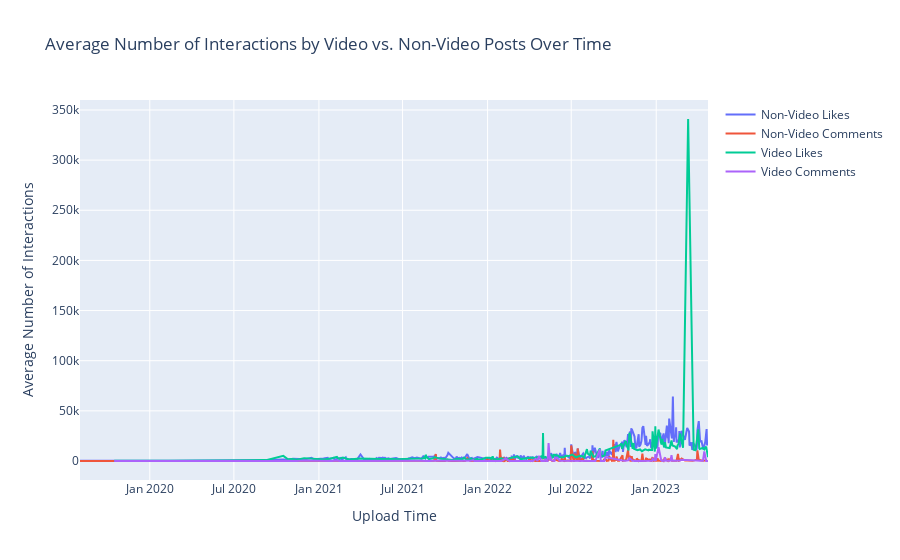

This figure's notebook cell:
### Code cell
interaction_means = df.groupby(['is_video', pd.Grouper(key='upload_time', freq='D')]).mean()[['num_likes', 'num_comments']]
interaction_means = interaction_means.reset_index()
interaction_means['is_video'] = interaction_means['is_video'].apply(lambda x: 'Video' if x else 'Non-Video')

fig = go.Figure()

for post_type in interaction_means['is_video'].unique():
    fig.add_trace(go.Scatter(
        x=interaction_means.loc[interaction_means['is_video']==post_type, 'upload_time'],
        y=interaction_means.loc[interaction_means['is_video']==post_type, 'num_likes'],
        mode='lines',
        name=f'{post_type} Likes'
    ))

    fig.add_trace(go.Scatter(
        x=interaction_means.loc[interaction_means['is_video']==post_type, 'upload_time'],
        y=interaction_means.loc[interaction_means['is_video']==post_type, 'num_comments'],
        mode='lines',
        name=f'{post_type} Comments'
    ))

fig.update_layout(
    title='Average Number of Interactions by Video vs. Non-Video Posts Over Time',
    xaxis_title='Upload Time',
    yaxis_title='Average Number of Interactions'
)

fig.show()

### Figure 1 — Plotly figure (JSON) as saved in the notebook; plotly's stock layout.template omitted (floating-point values rounded to 4 significant figures; data arrays with more than 128 entries replaced by an {"elided": "..."} marker saying what was removed)
{"data": [{"mode": "lines", "name": "Non-Video Likes", "type": "scatter", "x": {"elided": "397 str values"}, "y": {"elided": "397 float values"}}, {"mode": "lines", "name": "Non-Video Comments", "type": "scatter", "x": {"elided": "397 str values"}, "y": {"elided": "397 float values"}}, {"mode": "lines", "name": "Video Likes", "type": "scatter", "x": {"elided": "169 str values"}, "y": {"elided": "169 float values"}}, {"mode": "lines", "name": "Video Comments", "type": "scatter", "x": {"elided": "169 str values"}, "y": {"elided": "169 float values"}}], "layout": {"title": {"text": "Average Number of Interactions by Video vs. Non-Video Posts Over Time"}, "xaxis": {"title": {"text": "Upload Time"}}, "yaxis": {"title": {"text": "Average Number of Interactions"}}}}
